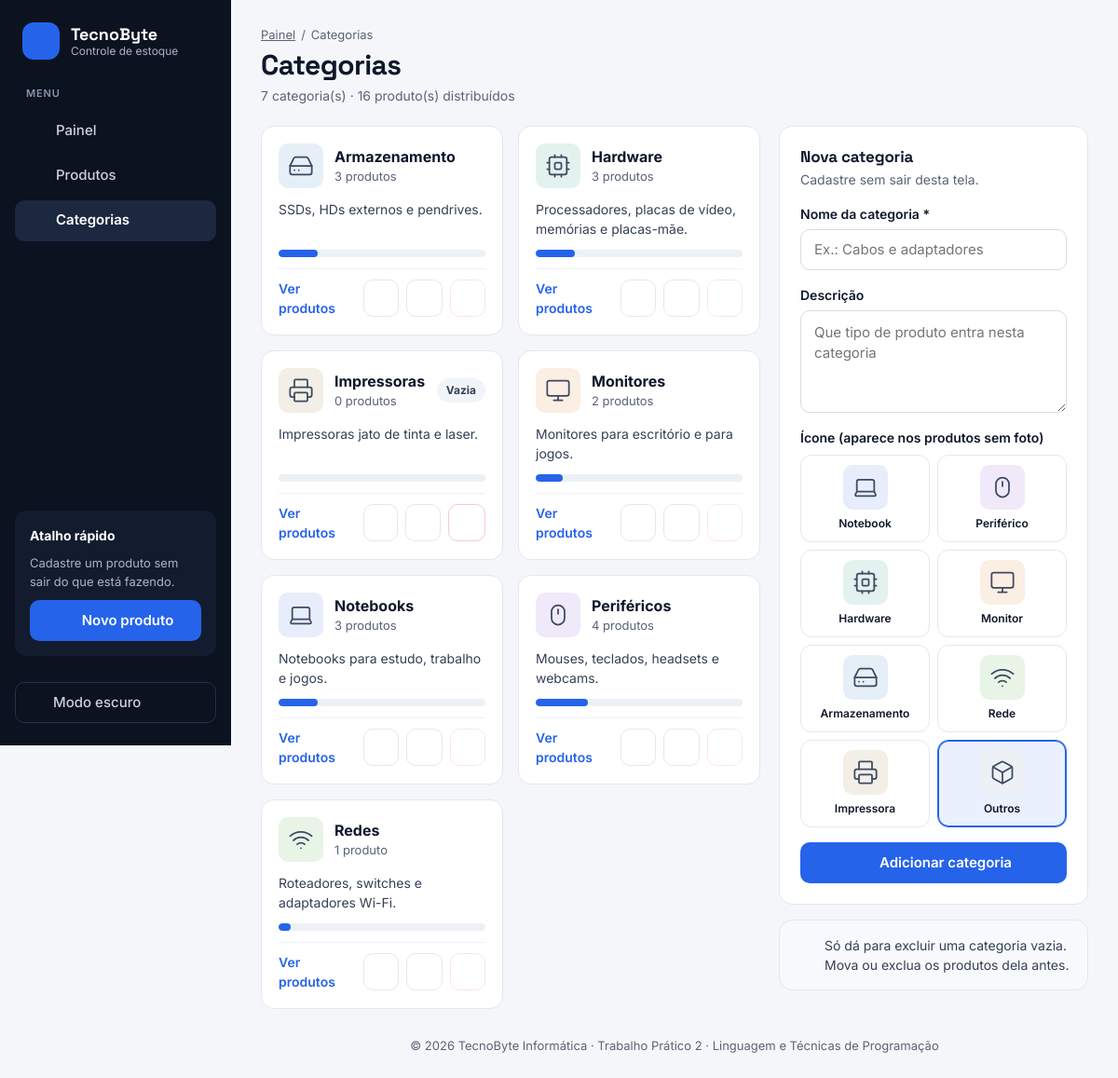
Page /public/index.php?page=categorias on the committed database.
### tables this page shows
CREATE TABLE `categorias` (
    `id`        INT UNSIGNED NOT NULL AUTO_INCREMENT,
    `nome`      VARCHAR(100) NOT NULL,
    `descricao` VARCHAR(255) NULL,
    `icone`     VARCHAR(20) NOT NULL DEFAULT 'caixa',
    `criado_em` TIMESTAMP NOT NULL DEFAULT CURRENT_TIMESTAMP,
    PRIMARY KEY (`id`),
    UNIQUE KEY `uk_categorias_nome` (`nome`)
);

### controllers/CategoriaController.php (called while the page is built, shortened)
<?php
class CategoriaController
{
    private $categoria;
    public function __construct(PDO $conn)
    {
        $this->categoria = new Categoria($conn);
    }
    public function index(): void
    {
        renderizar('categorias/index', [
            'titulo'     => 'Categorias',
            'categorias' => $this->categoria->listar(),
        ]);
    }
}

### models/Categoria.php (called while the page is built, shortened)
<?php
class Categoria
{
    private $conn;
    public function __construct(PDO $conn)
    {
        $this->conn = $conn;
    }
    public function listar(): array
    {
        $sql = "SELECT c.id, c.nome, c.descricao, c.icone, COUNT(p.id) AS total_produtos
                  FROM categorias c
                  LEFT JOIN produtos p ON p.categoria_id = c.id
                 GROUP BY c.id, c.nome, c.descricao, c.icone
                 ORDER BY c.nome";
        return $this->conn->query($sql)->fetchAll();
    }
}

### views/categorias/index.php (the view, shortened to what this page needs)
<?php
$totalProdutos = 0;
foreach ($categorias as $categoria) {
    $totalProdutos += (int) $categoria['total_produtos'];
}
?>
<section class="cabecalho-pagina">
    <div>
        <nav class="trilha" aria-label="Você está em"><a href="<?= url('home') ?>">Painel</a> / <span>Categorias</span></nav>
        <h1>Categorias</h1>
        <p class="subtitulo"><?= count($categorias) ?> categoria(s) · <?= $totalProdutos ?> produto(s) distribuídos</p>
    </div>
</section>
<div class="colunas">
    <section class="coluna-larga" aria-label="Lista de categorias">
        <?php if (!$categorias): ?>
            <div class="vazio">
                <span class="vazio-icone"><?= icone('categorias', 26) ?></span>
                <strong>Nenhuma categoria cadastrada</strong>
                <p>Use o formulário ao lado para cadastrar a primeira.</p>
            </div>
        <?php else: ?>
            <div class="grade-categorias">
                <?php foreach ($categorias as $categoria): ?>
                    <?php
                    $quantidade = (int) $categoria['total_produtos'];
                    $largura = $totalProdutos > 0 ? round($quantidade / $totalProdutos * 100) : 0;
                    ?>
                    <article class="cartao cartao-categoria">
                        <div class="cartao-categoria-topo">
                            <span class="miniatura miniatura-p tom-<?= e($categoria['icone']) ?>">
                                <img src="<?= e(urlIconeCategoria($categoria['icone'])) ?>" alt="" class="miniatura-icone">
                            </span>
                            <span class="item-texto">
                                <strong><?= e($categoria['nome']) ?></strong>
                                <span class="item-detalhe"><?= $quantidade === 1 ? '1 produto' : $quantidade . ' produtos' ?></span>
                            </span>
                            <?php if ($quantidade === 0): ?>
                                <span class="selo selo-neutro">Vazia</span>
                            <?php endif; ?>
                        </div>
                        <p><?= $categoria['descricao'] ? e($categoria['descricao']) : 'Sem descrição.' ?></p>
                        <span class="barra" title="<?= $largura ?>% dos produtos da loja">
                            <span class="barra-preenchida" style="width: <?= $largura ?>%"></span>
                        </span>
                        <div class="cartao-categoria-acoes">
                            <a href="<?= url('produtos', 'index', ['categoria' => $categoria['id']]) ?>" class="link-forte">
                                Ver produtos <?= icone('proxima', 16) ?>
                            </a>
                            <a href="<?= url('produtos', 'create', ['categoria' => $categoria['id']]) ?>" class="botao botao-icone"
                               aria-label="<?= e('Novo produto em ' . $categoria['nome']) ?>" title="Novo produto nesta categoria"><?= icone('mais', 18) ?></a>
                            <a href="<?= url('categorias', 'edit', ['id' => $categoria['id']]) ?>" class="botao botao-icone"
                               aria-label="<?= e('Editar ' . $categoria['nome']) ?>" title="Editar"><?= icone('lapis', 18) ?></a>
                            <?php if ($quantidade > 0): ?>
                                <button type="button" class="botao botao-icone perigo" disabled
                                        aria-label="<?= e('Excluir ' . $categoria['nome'] . ' (indisponível: a categoria tem produtos)') ?>"
                                        title="Mova ou exclua os produtos antes"><?= icone('lixeira', 18) ?></button>
                            <?php else: ?>
                                <form method="post" action="<?= url('categorias', 'delete', ['id' => $categoria['id']]) ?>"
                                      data-confirmar="A categoria está vazia e será apagada. Essa ação não pode ser desfeita."
                                      data-confirmar-titulo="Excluir esta categoria?"
                                      data-confirmar-item="<?= e($categoria['nome']) ?>"
                                      data-confirmar-detalhe="Nenhum produto cadastrado"
                                      data-confirmar-botao="Excluir categoria">
                                    <button type="submit" class="botao botao-icone perigo"
                                            aria-label="<?= e('Excluir ' . $categoria['nome']) ?>" title="Excluir"><?= icone('lixeira', 18) ?></button>
                                </form>
                            <?php endif; ?>
                        </div>
                    </article>
                <?php endforeach; ?>
            </div>
        <?php endif; ?>
    </section>
    <aside class="coluna-estreita formulario-lateral">
        <form method="post" action="<?= url('categorias', 'create') ?>" class="cartao secao" novalidate>
            <div>
                <h2>Nova categoria</h2>
                <p class="subtitulo">Cadastre sem sair desta tela.</p>
            </div>
            <?php include __DIR__ . '/_campos.php'; ?>
            <button type="submit" class="botao botao-primario"><?= icone('mais', 18) ?> Adicionar categoria</button>
        </form>
        <div class="nota" role="note">
            <?= icone('info', 20) ?>
            <span>Só dá para excluir uma categoria vazia. Mova ou exclua os produtos dela antes.</span>
        </div>
    </aside>
</div>

### helpers/funcoes.php (shortened to what this page needs)
<?php
function url(string $pagina = 'home', string $acao = 'index', array $parametros = []): string
{
    $query = ['page' => $pagina];
    if ($acao !== 'index') {
        $query['action'] = $acao;
    }
    $parametros = array_filter($parametros, function ($valor) {
        return $valor !== '' && $valor !== null;
    });
    return BASE_URL . '/index.php?' . http_build_query(array_merge($query, $parametros));
}
function asset(string $caminho): string
{
    return BASE_URL . '/' . ltrim($caminho, '/');
}
function renderizar(string $view, array $dados = []): void
{
    extract($dados);
    require __DIR__ . '/../views/includes/header.php';
    require __DIR__ . '/../views/' . $view . '.php';
    require __DIR__ . '/../views/includes/footer.php';
}
function e($texto): string
{
    return htmlspecialchars((string) $texto, ENT_QUOTES, 'UTF-8');
}
function urlIconeCategoria(?string $icone): string
{
    $icone = isset(ICONES_CATEGORIA[$icone]) ? $icone : 'caixa';
    return asset('img/categorias/' . $icone . '.svg');
}
function icone(string $nome, int $tamanho = 20): string
{
    return '<svg class="icone" viewBox="0 0 24 24" width="' . $tamanho . '" height="' . $tamanho
        . '" aria-hidden="true" focusable="false">' . ($desenhos[$nome] ?? '') . '</svg>';
}

### rows in the picture
categorias: icone (picture), nome "Armazenamento", quantidade "3", descricao "SSDs, HDs externos e pendrives.", $largura 19 (drawn), $tamanho 16 (drawn)
categorias: icone (picture), nome "Hardware", quantidade "3", descricao "Processadores, placas de vídeo, memórias e placas-mãe.", $largura 19 (drawn), $tamanho 16 (drawn)
categorias: icone (picture), nome "Impressoras", quantidade "0", shows "Vazia", descricao "Impressoras jato de tinta e laser.", $tamanho 16 (drawn)
categorias: icone (picture), nome "Monitores", quantidade "2", descricao "Monitores para escritório e para jogos.", $largura 13 (drawn), $tamanho 16 (drawn)
categorias: icone (picture), nome "Notebooks", quantidade "3", descricao "Notebooks para estudo, trabalho e jogos.", $largura 19 (drawn), $tamanho 16 (drawn)
categorias: icone (picture), nome "Periféricos", quantidade "4", descricao "Mouses, teclados, headsets e webcams.", $largura 25 (drawn), $tamanho 16 (drawn)
categorias: icone (picture), nome "Redes", shows "1 produto", descricao "Roteadores, switches e adaptadores Wi-Fi.", $largura 6 (drawn), $tamanho 16 (drawn)

### other values in the picture
$item['rotulo'] "Painel"
$item['rotulo'] "Produtos"
$item['rotulo'] "Categorias"
count($categorias) "7"
$totalProdutos "16"
$rotulo "Notebook"
$rotulo "Periférico"
$rotulo "Hardware"
$rotulo "Monitor"
$rotulo "Armazenamento"
$rotulo "Rede"
$rotulo "Impressora"
$rotulo "Outros"
NOME_LOJA "TecnoByte Informática"
